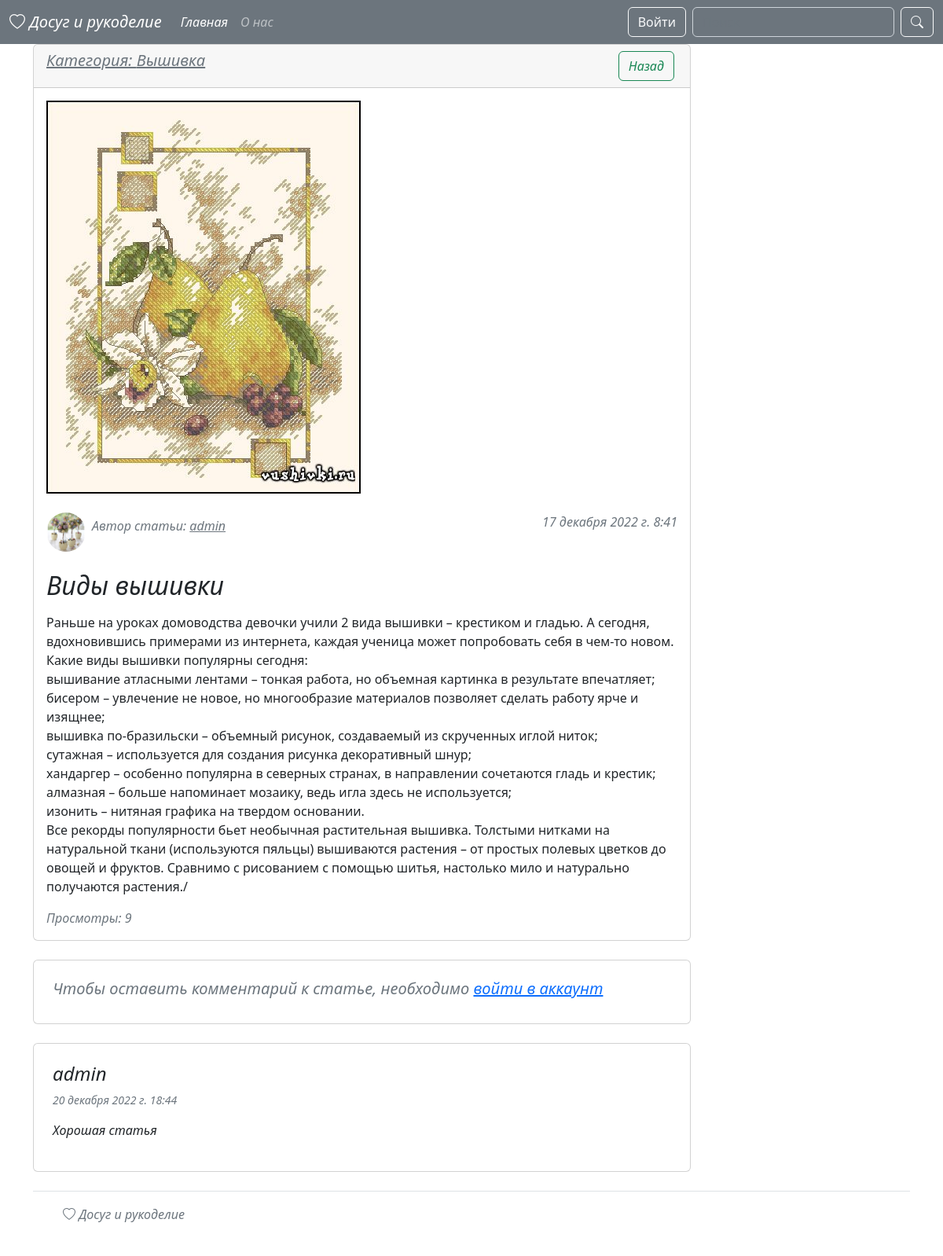
The app's page /article/2 with its own data.
### blog/models.py (models this page shows, shortened)
class Article(models.Model):
    title = models.CharField(max_length=255, verbose_name='Название статьи')
    content = models.TextField(verbose_name='Описание статьи')
    photo = models.ImageField(upload_to='photos/', blank=True, null=True, verbose_name='Изображение')
    created_at = models.DateTimeField(auto_now_add=True, verbose_name='Дата создания')
    updated_at = models.DateTimeField(auto_now=True, verbose_name='Дата обновления')
    views = models.IntegerField(default=0, verbose_name='Просмотры')
    category = models.ForeignKey(Category, on_delete=models.CASCADE, verbose_name='Категория')
    author = models.ForeignKey(User, on_delete=models.CASCADE, verbose_name='Автор', null=True, blank=True)
    class Meta:
        verbose_name = 'Статья'
        verbose_name_plural = 'Статьи'

class Category(models.Model):
    title = models.CharField(max_length=255, verbose_name='Название категории')
    def __str__(self):
        return self.title
    class Meta:
        verbose_name = 'Категория'
        verbose_name_plural = 'Категории'

class Profile(models.Model):
    user = models.OneToOneField(User, on_delete=models.CASCADE)
    photo = models.ImageField(upload_to='profiles/', blank=True, null=True)
    phone_number = models.CharField(max_length=30, blank=True, null=True)
    publisher = models.BooleanField(default=False, verbose_name='Право создания статьи')
    def get_photo(self):
        try:
            return self.photo.url
        except:
            return 'https://bigfoto.name/uploads/posts/2021-12/1638781452_4-bigfoto-name-p-vidi-domashnego-rukodeliya-khobbi-svoimi-r-4.jpg'
    class Meta:
        verbose_name = 'Профиль'
        verbose_name_plural = 'Профили'

class Comment(models.Model):
    user = models.ForeignKey(User, on_delete=models.CASCADE, verbose_name='Пользователь')
    article = models.ForeignKey(Article, on_delete=models.CASCADE, verbose_name='Статья')
    text = models.TextField(verbose_name='Комментарий')
    created_at = models.DateTimeField(auto_now_add=True)
    class Meta:
        verbose_name = 'Комментарий'
        verbose_name_plural = 'Комментарии'

### blog/views.py (the view)
# urls.py: path('article/<int:pk>', ArticleDetailView.as_view(), name='article'),
class ArticleDetailView(DetailView):
    model = Article
    context_object_name = 'article'
    def get_context_data(self, **kwargs):
        context = super().get_context_data()
        article = Article.objects.get(pk=self.kwargs['pk'])
        article.views += 1
        article.save()
        context['title'] = f'Статья: {article.title}'
        if self.request.user.is_authenticated:
            context['comment_form'] = CommentForm()
        context['comments'] = Comment.objects.filter(article=article)
        return context

### blog/forms.py
class LoginForm(AuthenticationForm):
    username = forms.CharField(max_length=50, widget=forms.TextInput(attrs={
        'class': 'form-control fst-italic',
        'placeholder': 'Имя пользователя'
    }))
    password = forms.CharField(widget=forms.PasswordInput(attrs={
        'class': 'form-control fst-italic',
        'placeholder': 'Пароль'
    }))

class RegistrationForm(UserCreationForm):
    password1 = forms.CharField(widget=forms.PasswordInput(attrs={
        'class': 'form-control fst-italic',
        'placeholder': 'Пароль'
    }))
    password2 = forms.CharField(widget=forms.PasswordInput(attrs={
        'class': 'form-control fst-italic',
        'placeholder': 'Подтвердите пароль'
    }))
    username = forms.CharField(widget=forms.TextInput(attrs={
        'class': 'form-control fst-italic',
        'placeholder': 'Имя пользователя'
    }))
    first_name = forms.CharField(widget=forms.TextInput(attrs={
        'class': 'form-control fst-italic',
        'placeholder': 'Ваше имя'
    }))
    last_name = forms.CharField(widget=forms.TextInput(attrs={
        'class': 'form-control fst-italic',
        'placeholder': 'Ваша фамилия'
    }))
    email = forms.EmailField(widget=forms.EmailInput(attrs={
        'class': 'form-control fst-italic',
        'placeholder': 'Ваша почта'
    }))
    class Meta:
        model = User
        fields = ('username',
                  'first_name',
                  'last_name',
                  'email',
                  'password1',
                  'password2')

### blog/context_processors.py (called while the page is built)
def add_my_forms(request):
    return {
        'login_form': LoginForm(),
        'register_form': RegistrationForm(),
        'edit_account': EditAccountForm(instance=request.user if request.user.is_authenticated else None),
        'edit_profile': EditProfileForm()
    }

### blog/templates/blog/article_detail.html (shortened to what this page needs)
{% extends 'base.html' %}
{% block main %}
<div class="d-flex justify-content-between">
    <div class="col-9">
        <div class="card">
            <div class="card-header d-flex justify-content-between">
                <div class="">
                    <a href="" class="h5 text-secondary fst-italic">Категория: {{ article.category }}</a>
                </div>
                <div class="d-flex justify-content-between">
                    <a href="{% url 'index' %}" class="btn btn-outline-success mx-1 fst-italic">Назад</a>
                </div>
            </div>
            <div class="card-body">
                {% if article.photo %}
                <img class="bd-placeholder-img"
                     src="{{ article.photo.url }}">
                {% else %}
                <img class="bd-placeholder-img" width="200" height="250"
                     src="https://i.pinimg.com/originals/f8/00/7c/f8007c28991b10adafa9a8003e28cb3d.png">
                {% endif %}
                <div class="d-flex justify-content-between py-4">
                    <div class="d-flex justify-content-between">
                        <img src="{{ article.author.profile.get_photo }}"
                             alt="" class="rounded-pill" width="50" height="50">
                        <h6 class="text-secondary fst-italic p-2">Автор статьи:
                            <a href="{% url 'profile' article.author.pk %}" class="text-secondary">
                            {{ article.author }}</h6>
                    </div>
                    <p class="text-secondary fst-italic">{{ article.created_at }}</p>
                </div>
                <h2 class="fst-italic">{{ article.title }}</h2>
                <p class="fst-italic">{{ article.content|linebreaks }}</p>
                <span class="text-secondary fst-italic">Просмотры: {{ article.views }}</span>
            </div>
        </div>
        <div class="card mt-4 p-4 fst-italic">
            {% if request.user.is_authenticated %}
            <form action="{% url 'save_comment' article.pk %}" class="" method="post">
                {% csrf_token %}
                {{ comment_form.as_p }}
                <button class="btn btn-outline-secondary fst-italic" type="submit">Оставить комментарий</button>
            </form>
            {% else %}
            <h5 class="fst-italic text-secondary">Чтобы оставить комментарий к статье, необходимо <a data-bs-toggle="modal" href="#exampleModalToggle">войти в аккаунт</a></h5>
            {% endif %}
        </div>
        {% for comment in comments %}
        <div class="card mt-4 p-4">
            <h4 class="fst-italic">{{ comment.user.username }}</h4>
            <p class="small fst-italic text-secondary">{{ comment.created_at }}</p>
            <p class="fst-italic">{{ comment.text }}</p>
        </div>
        {% endfor %}
    </div>
    <div class="col-3">
    </div>
</div>
{% endblock main %}

### templates/base.html (shortened to what this page needs)
<!doctype html>
<html lang="en">
<head>
    <link href="https://cdn.jsdelivr.net/npm/bootstrap@5.2.2/dist/css/bootstrap.min.css" rel="stylesheet"
>
    <link rel="stylesheet" href="https://cdn.jsdelivr.net/npm/bootstrap-icons@1.10.2/font/bootstrap-icons.css">
</head>
<body style="background-image: url('https://taganrogprav.ru/wp-content/uploads/2020/04/11111-1.jpg');
            background-repeat: no-repeat;
            background-attachment: fixed;
            background-size: cover;">
<nav class="navbar navbar-expand-lg bg-secondary navbar-dark">
    <div class="container-fluid">
        <a class="navbar-brand" href="{% url 'index' %}"><em><i class="bi bi-heart"></i> Досуг и рукоделие</em></a>
        <div class="collapse navbar-collapse" id="navbarSupportedContent">
            <ul class="navbar-nav me-auto mb-2 mb-lg-0">
                <li class="nav-item">
                    <a class="nav-link active" aria-current="page" href="{% url 'index' %}"><em>Главная</em></a>
                </li>
                <li class="nav-item">
                    <a class="nav-link" href="{% url 'about_us' %}"><em>О нас</em></a>
                </li>
            </ul>
            <ul class="navbar-nav mb-2 mb-lg-0">
                {% if not request.user.is_authenticated %}
                <li class="nav-item">
                    <a class="btn btn-outline-light mx-2" data-bs-toggle="modal" href="#exampleModalToggle"
                       role="button">Войти</a>
                </li>
                {% endif %}
                <li class="nav-item">
                    <form class="d-flex" role="search" method="get" action="{% url 'search' %}">
                        <input name="q" class="form-control me-2 bg-secondary" type="search" placeholder="Поиск"
                               aria-label="Поиск">
                        <button class="btn btn-outline-light" type="submit"><i class="bi bi-search"></i></button>
                    </form>
                </li>
            </ul>
        </div>
    </div>
</nav>
<div class="container">
    {% block main %}
    {% endblock main %}
</div>
{% include 'components/_footer.html' %}
</body>
</html>

### templates/components/_footer.html
<div class="container">
  <footer class="d-flex flex-wrap justify-content-between align-items-center py-3 my-4 border-top">
    <div class="col-md-4 d-flex align-items-center">
      <a href="/" class="mb-3 me-2 mb-md-0 text-muted text-decoration-none lh-1">
        <svg class="bi" width="30" height="24"><use xlink:href="{% url 'index' %}"></use></svg>
      </a>
      <span class="mb-3 mb-md-0 text-muted fst-italic"><i class="bi bi-heart"></i> Досуг и рукоделие</span>
    </div>
    <ul class="nav col-md-4 justify-content-end list-unstyled d-flex">
      <li class="ms-3"><a class="text-muted" href="#"><svg class="bi" width="24" height="24"><use xlink:href="#twitter"></use></svg></a></li>
      <li class="ms-3"><a class="text-muted" href="#"><svg class="bi" width="24" height="24"><use xlink:href="#instagram"></use></svg></a></li>
      <li class="ms-3"><a class="text-muted" href="#"><svg class="bi" width="24" height="24"><use xlink:href="#facebook"></use></svg></a></li>
    </ul>
  </footer>
</div>

### records on screen
Article: category "Вышивка", photo (picture), author.profile.get_photo (picture), author "admin", created_at "17 декабря 2022 г. 8:41", title "Виды вышивки", content "Раньше на уроках домоводства девочки учили 2 вида вышивки – крестиком и гладью. А сегодня, вдохновившись примерами из интернета, каждая ученица может попробовать себя в чем-то новом. Какие виды вышивки популярны сегодня: вышивание атласными лентами – тонкая работа, но объемная картинка в результате впечатляет; бисером – увлечение не новое, но многообразие материалов позволяет сделать работу ярче и изящнее; вышивка по-бразильски – объемный рисунок, создаваемый из скрученных иглой ниток; сутажная – используется для создания рисунка декоративный шнур; хандаргер – особенно популярна в северных странах, в направлении сочетаются гладь и крестик; алмазная – больше напоминает мозаику, ведь игла…", views "9"
Comment: user.username "admin", created_at "20 декабря 2022 г. 18:44", text "Хорошая статья"
